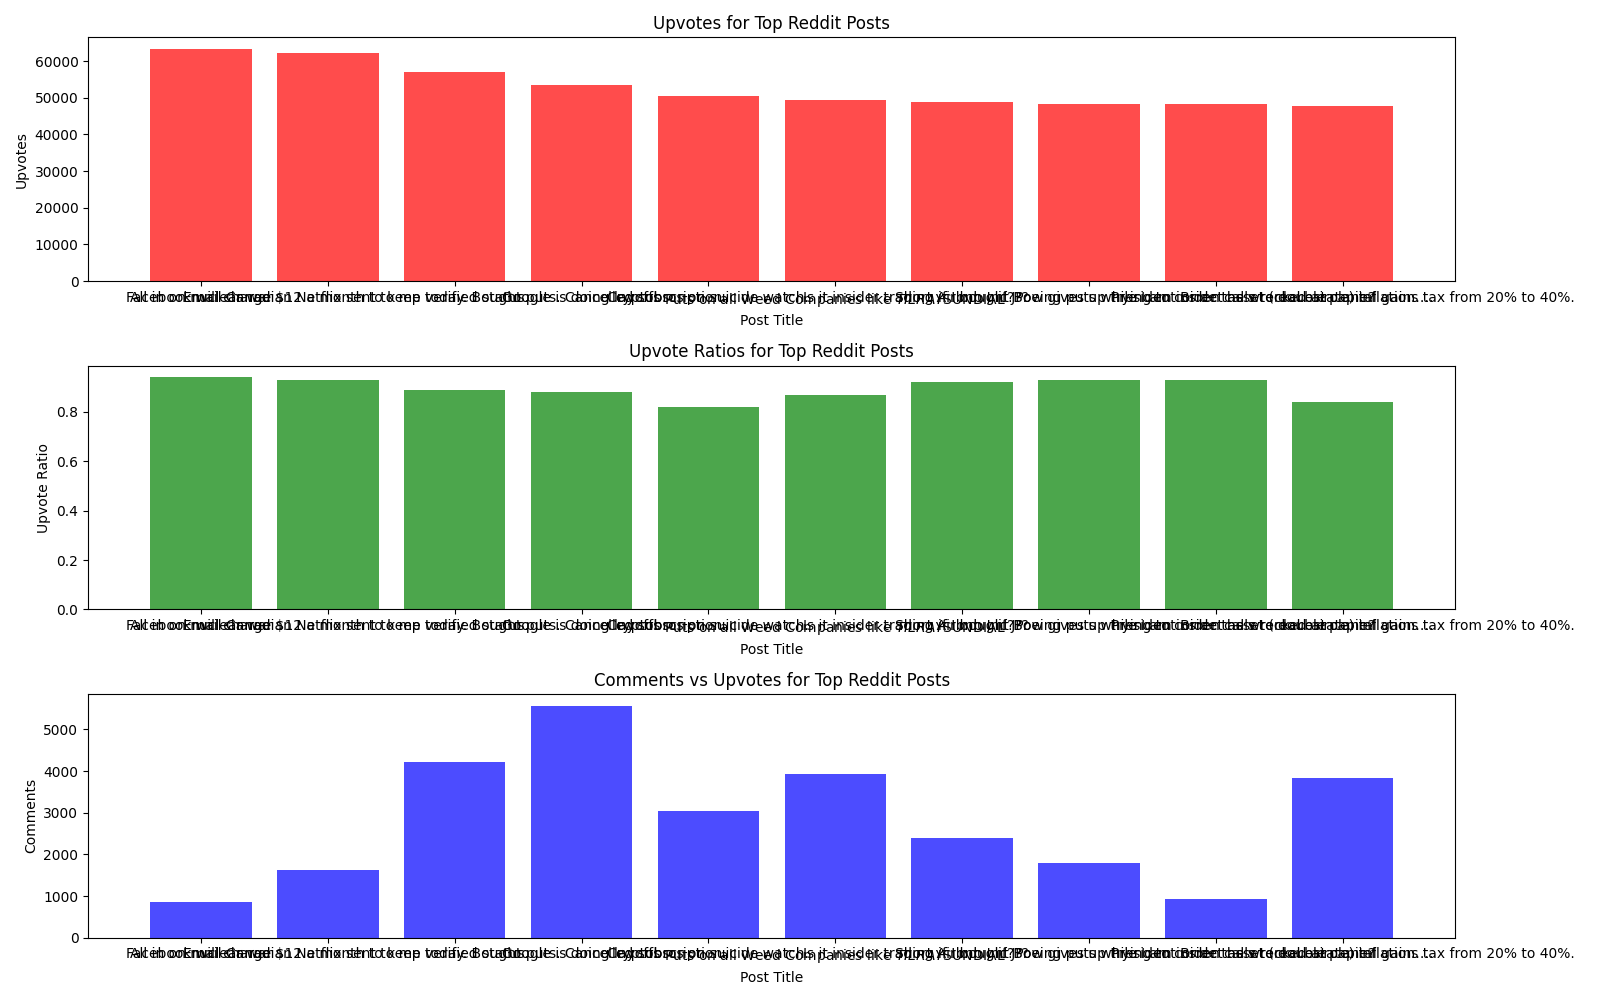

Python code for this plot:
import matplotlib.pyplot as plt
from reddit_analysis import fetch_reddit_data, visualize_reddit_data
from time_series_analysis import extract_time_series_data, plot_time_series
from reddit_comparison import compare_upvotes_comments

def generate_combined_graph(url, headers):
    # Reddit data
    data = fetch_reddit_data(url, headers)

    # Visualize upvotes, upvote ratios, and comments vs upvotes
    titles = [post['data']['title'] for post in data['data']['children']]
    upvotes = [post['data']['ups'] for post in data['data']['children']]
    upvote_ratios = [post['data']['upvote_ratio'] for post in data['data']['children']]
    comments = [post['data']['num_comments'] for post in data['data']['children']]

    # Plotting
    plt.figure(figsize=(16, 10))

    # Upvotes
    plt.subplot(3, 1, 1)
    plt.bar(titles, upvotes, color='red', alpha=0.7)
    plt.xlabel('Post Title')
    plt.ylabel('Upvotes')
    plt.title('Upvotes for Top Reddit Posts')

    # Upvote Ratios
    plt.subplot(3, 1, 2)
    plt.bar(titles, upvote_ratios, color='green', alpha=0.7)
    plt.xlabel('Post Title')
    plt.ylabel('Upvote Ratio')
    plt.title('Upvote Ratios for Top Reddit Posts')

    # Comments vs Upvotes
    plt.subplot(3, 1, 3)
    plt.bar(titles, comments, color='blue', alpha=0.7)
    plt.xlabel('Post Title')
    plt.ylabel('Comments')
    plt.title('Comments vs Upvotes for Top Reddit Posts')

    plt.tight_layout()
    plt.savefig('combined_graphs.png')

if __name__ == "__main__":
    url = "https://www.reddit.com/r/Wallstreetbets/top.json?limit=10&t=year"
    headers = {"User-Agent": "YourUserAgent"}

    generate_combined_graph(url, headers)
